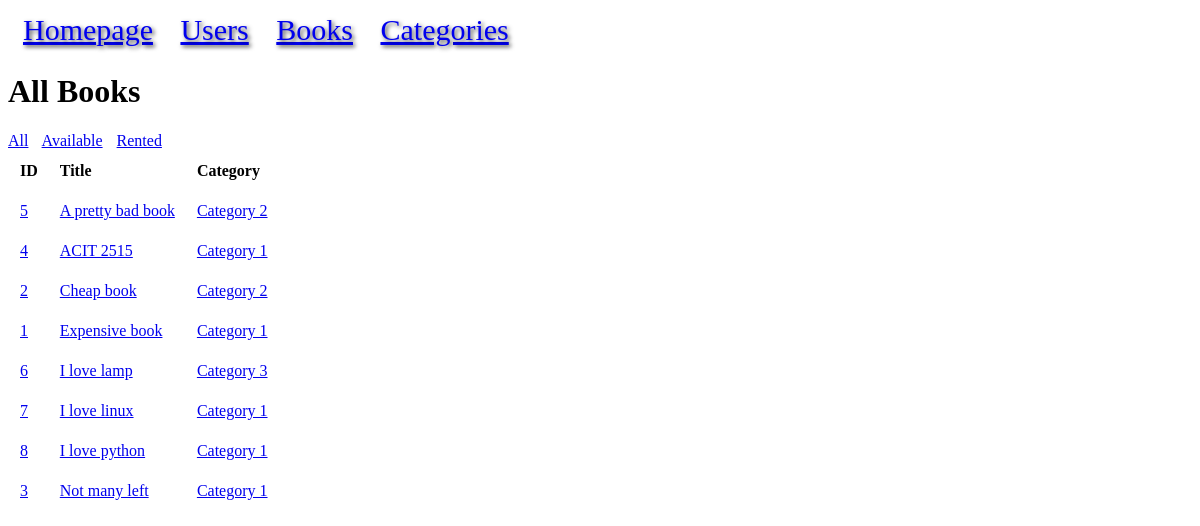
The app's page /books, older data.
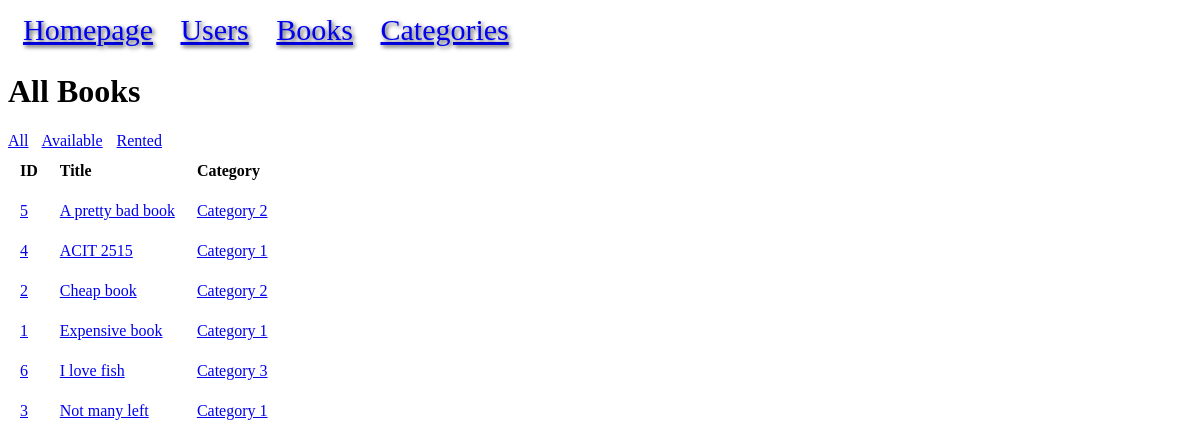
The same page, newer data.
### models.py (models this page shows, shortened)
class Book(db.Model):
    id = mapped_column(Integer, primary_key=True, autoincrement=True)
    title = mapped_column(String)
    price = mapped_column(DECIMAL(10, 2))
    available = mapped_column(Integer, default=0)
    rating = mapped_column(Integer)
    upc = mapped_column(String, unique=True)
    url = mapped_column(String)
    category_id = mapped_column(Integer, ForeignKey("category.id"))
    category = relationship("Category", back_populates="books")
    rentals = relationship("BookRental", back_populates="book")

class Category(db.Model):
    id = mapped_column(Integer, primary_key=True)
    name = mapped_column(String, unique=True)
    books = relationship("Book", back_populates="category")

### app.py (the view)
@app.route("/books")
def books():
    statement = db.select(Book).order_by(Book.title)
    results = db.session.execute(statement).scalars()
    return render_template("books.html", results=results)

### templates/books.html
{% extends "base.html" %}
{% block content %}
<h1>All Books</h1>
<span style="margin-right: 10px;"><a href="{{ url_for('books') }}">All</a></span>
<span style="margin-right: 10px;"><a href="{{ url_for('available') }}">Available</a></span>
<span><a href="{{ url_for('rented') }}">Rented</a></span>
<table>
<tr>
    <th style="text-align: left;">ID</th>
    <th style="text-align: left;">Title</th>
    <th style="text-align: left;">Category</th>
</tr>
{% for book in results %}
<tr>
    <td><a href="{{ url_for('book', id=book.id) }}">{{ book.id }}</td></a>
    <td><a href="{{ url_for('book', id=book.id) }}">{{ book.title }}</td></a>
    <td> <a href="{{ url_for('category_detail', name=book.category.name) }}">{{ book.category.name }}</td></a>
</tr>
{% endfor %}
</table>
{% endblock %}

Row changes from the older to the newer data that the page shows:
removed Book: id "7", title "I love linux", category.name "Category 1"
removed Book: id "8", title "I love python", category.name "Category 1"
changed Book "Category 3": title "I love lamp" → "I love fish"
